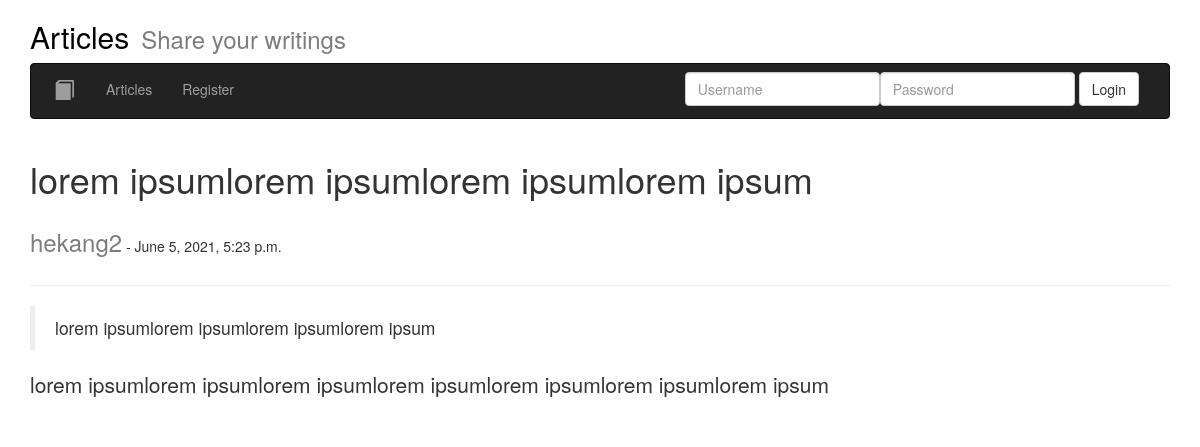
The page /articles/5/ on the database its author committed.
### ex/models/models.py (models this page shows, shortened)
class Article(models.Model) :
    title = models.CharField(max_length=64, null=False)
    author = models.ForeignKey(
        User,
        on_delete=models.CASCADE, null=False)
    created = models.DateTimeField(auto_now=True, auto_now_add=False)
    synopsis = models.CharField(max_length=312, null=False)
    content = models.TextField(null=False)

### ex/views/detail.py (the view)
class Detail(DetailView):
    template_name = "detail.html"
    model = Article
    def get_context_data(self, **kwargs):
        context = super().get_context_data(**kwargs)
        article = context['object']
        context["favouriteForm"] = FavouriteForm(article.id)
        return context

### ex/forms/favourite.py
class FavouriteForm(forms.Form):
    article = forms.IntegerField(widget=HiddenInput(), required=True)
    def __init__(self, article, *args, **kwargs) -> None:
        super().__init__(*args, **kwargs)
        if article is not None:
            self.fields['article'].initial = article

### ex/templates/detail.html (shortened to what this page needs)
{% extends 'base.html' %} {% load bootstrap3 %}
{% block content %}
<div>
  <h1>{{ object.title }}</h1>
  <div style="display: flex; justify-content: space-between;">
    <div>
      <h3 style="display: inline-flex; color: rgb(125, 125, 125)">
        {{ object.author }}
      </h3>
      <h5 style="display: inline-flex">- {{ object.created }}</h5>
    </div>
  </div>
  <hr />
  <div class="lead">
    <blockquote>{{ object.synopsis }}</blockquote>
    <div>{{ object.content }}</div>
  </div>
</div>
{% endblock %}

### rows shown on the page
Article: title "lorem ipsumlorem ipsumlorem ipsumlorem ipsum", author "hekang2", created "June 5, 2021, 5:23 p.m.", synopsis "lorem ipsumlorem ipsumlorem ipsumlorem ipsum", content "lorem ipsumlorem ipsumlorem ipsumlorem ipsumlorem ipsumlorem ipsumlorem ipsum"
